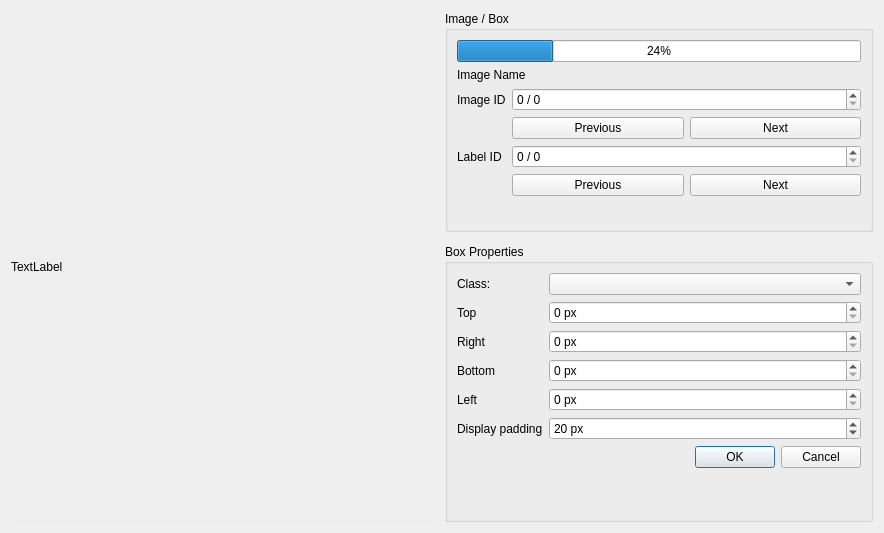
<?xml version="1.0" encoding="UTF-8"?>
<ui version="4.0">
 <class>LabelRefineDialog</class>
 <widget class="QDialog" name="LabelRefineDialog">
  <property name="geometry">
   <rect>
    <x>0</x>
    <y>0</y>
    <width>884</width>
    <height>533</height>
   </rect>
  </property>
  <property name="windowTitle">
   <string>Dialog</string>
  </property>
  <layout class="QGridLayout" name="gridLayout_2">
   <item row="0" column="0">
    <layout class="QGridLayout" name="gridLayout">
     <item row="0" column="0" rowspan="4">
      <widget class="QLabel" name="imageCropLabel">
       <property name="sizePolicy">
        <sizepolicy hsizetype="Expanding" vsizetype="Preferred">
         <horstretch>0</horstretch>
         <verstretch>0</verstretch>
        </sizepolicy>
       </property>
       <property name="styleSheet">
        <string notr="true">background:#eeeeee</string>
       </property>
       <property name="text">
        <string>TextLabel</string>
       </property>
      </widget>
     </item>
     <item row="2" column="1" rowspan="2">
      <widget class="QGroupBox" name="groupBox">
       <property name="sizePolicy">
        <sizepolicy hsizetype="MinimumExpanding" vsizetype="Preferred">
         <horstretch>0</horstretch>
         <verstretch>0</verstretch>
        </sizepolicy>
       </property>
       <property name="title">
        <string>Box Properties</string>
       </property>
       <layout class="QVBoxLayout" name="verticalLayout">
        <item>
         <layout class="QFormLayout" name="formLayout">
          <item row="0" column="1">
           <widget class="QComboBox" name="classComboBox"/>
          </item>
          <item row="0" column="0">
           <widget class="QLabel" name="label">
            <property name="text">
             <string>Class:</string>
            </property>
           </widget>
          </item>
          <item row="1" column="1">
           <widget class="QSpinBox" name="topSpinBox">
            <property name="suffix">
             <string> px</string>
            </property>
           </widget>
          </item>
          <item row="6" column="1">
           <widget class="QDialogButtonBox" name="buttonBox">
            <property name="orientation">
             <enum>Qt::Horizontal</enum>
            </property>
            <property name="standardButtons">
             <set>QDialogButtonBox::Cancel|QDialogButtonBox::Ok</set>
            </property>
           </widget>
          </item>
          <item row="4" column="1">
           <widget class="QSpinBox" name="leftSpinBox">
            <property name="suffix">
             <string> px</string>
            </property>
           </widget>
          </item>
          <item row="2" column="1">
           <widget class="QSpinBox" name="rightSpinBox">
            <property name="suffix">
             <string> px</string>
            </property>
           </widget>
          </item>
          <item row="3" column="1">
           <widget class="QSpinBox" name="bottomSpinbox">
            <property name="suffix">
             <string> px</string>
            </property>
           </widget>
          </item>
          <item row="4" column="0">
           <widget class="QLabel" name="label_2">
            <property name="text">
             <string>Left</string>
            </property>
           </widget>
          </item>
          <item row="3" column="0">
           <widget class="QLabel" name="label_3">
            <property name="text">
             <string>Bottom</string>
            </property>
           </widget>
          </item>
          <item row="2" column="0">
           <widget class="QLabel" name="label_4">
            <property name="text">
             <string>Right</string>
            </property>
           </widget>
          </item>
          <item row="1" column="0">
           <widget class="QLabel" name="label_5">
            <property name="text">
             <string>Top</string>
            </property>
           </widget>
          </item>
          <item row="5" column="1">
           <widget class="QSpinBox" name="spinBox">
            <property name="suffix">
             <string> px</string>
            </property>
            <property name="value">
             <number>20</number>
            </property>
           </widget>
          </item>
          <item row="5" column="0">
           <widget class="QLabel" name="label_6">
            <property name="text">
             <string>Display padding</string>
            </property>
           </widget>
          </item>
          <item row="7" column="1">
           <spacer name="verticalSpacer">
            <property name="orientation">
             <enum>Qt::Vertical</enum>
            </property>
            <property name="sizeHint" stdset="0">
             <size>
              <width>20</width>
              <height>40</height>
             </size>
            </property>
           </spacer>
          </item>
         </layout>
        </item>
        <item>
         <spacer name="verticalSpacer_3">
          <property name="orientation">
           <enum>Qt::Vertical</enum>
          </property>
          <property name="sizeHint" stdset="0">
           <size>
            <width>20</width>
            <height>40</height>
           </size>
          </property>
         </spacer>
        </item>
       </layout>
      </widget>
     </item>
     <item row="0" column="1">
      <widget class="QGroupBox" name="groupBox_2">
       <property name="title">
        <string>Image / Box</string>
       </property>
       <layout class="QFormLayout" name="formLayout_2">
        <item row="3" column="0">
         <widget class="QLabel" name="label_7">
          <property name="text">
           <string>Image ID</string>
          </property>
         </widget>
        </item>
        <item row="3" column="1">
         <widget class="QSpinBox" name="imageIdSpinBox">
          <property name="suffix">
           <string> / 0</string>
          </property>
         </widget>
        </item>
        <item row="5" column="0">
         <widget class="QLabel" name="label_8">
          <property name="text">
           <string>Label ID</string>
          </property>
         </widget>
        </item>
        <item row="5" column="1">
         <widget class="QSpinBox" name="labelIdSpinBox">
          <property name="suffix">
           <string> / 0</string>
          </property>
         </widget>
        </item>
        <item row="6" column="1">
         <layout class="QHBoxLayout" name="horizontalLayout">
          <item>
           <widget class="QPushButton" name="previousLabelPushButton">
            <property name="text">
             <string>Previous</string>
            </property>
           </widget>
          </item>
          <item>
           <widget class="QPushButton" name="nextLabelPushButton">
            <property name="text">
             <string>Next</string>
            </property>
           </widget>
          </item>
         </layout>
        </item>
        <item row="8" column="1">
         <spacer name="verticalSpacer_2">
          <property name="orientation">
           <enum>Qt::Vertical</enum>
          </property>
          <property name="sizeHint" stdset="0">
           <size>
            <width>20</width>
            <height>40</height>
           </size>
          </property>
         </spacer>
        </item>
        <item row="4" column="1">
         <layout class="QHBoxLayout" name="horizontalLayout_2">
          <item>
           <widget class="QPushButton" name="previousImagePushButton">
            <property name="text">
             <string>Previous</string>
            </property>
           </widget>
          </item>
          <item>
           <widget class="QPushButton" name="nextImagePushButton">
            <property name="text">
             <string>Next</string>
            </property>
           </widget>
          </item>
         </layout>
        </item>
        <item row="0" column="0" colspan="2">
         <widget class="QProgressBar" name="labelProgressBar">
          <property name="value">
           <number>24</number>
          </property>
         </widget>
        </item>
        <item row="1" column="0" colspan="2">
         <widget class="QLabel" name="imageNameLabel">
          <property name="text">
           <string>Image Name</string>
          </property>
         </widget>
        </item>
       </layout>
      </widget>
     </item>
    </layout>
   </item>
  </layout>
 </widget>
 <resources/>
 <connections>
  <connection>
   <sender>buttonBox</sender>
   <signal>accepted()</signal>
   <receiver>LabelRefineDialog</receiver>
   <slot>accept()</slot>
   <hints>
    <hint type="sourcelabel">
     <x>248</x>
     <y>254</y>
    </hint>
    <hint type="destinationlabel">
     <x>157</x>
     <y>274</y>
    </hint>
   </hints>
  </connection>
  <connection>
   <sender>buttonBox</sender>
   <signal>rejected()</signal>
   <receiver>LabelRefineDialog</receiver>
   <slot>reject()</slot>
   <hints>
    <hint type="sourcelabel">
     <x>316</x>
     <y>260</y>
    </hint>
    <hint type="destinationlabel">
     <x>286</x>
     <y>274</y>
    </hint>
   </hints>
  </connection>
 </connections>
</ui>
